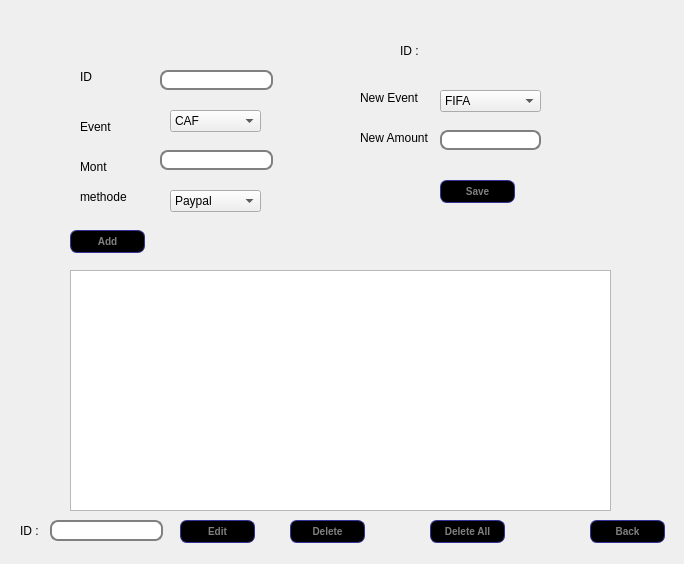
<?xml version="1.0" encoding="UTF-8"?>
<ui version="4.0">
 <class>Dialogdon</class>
 <widget class="QDialog" name="Dialogdon">
  <property name="enabled">
   <bool>true</bool>
  </property>
  <property name="geometry">
   <rect>
    <x>0</x>
    <y>0</y>
    <width>684</width>
    <height>564</height>
   </rect>
  </property>
  <property name="windowTitle">
   <string>Dialog</string>
  </property>
  <property name="styleSheet">
   <string notr="true">QLineEdit{border-radius: 8px; 
border: 2px solid gray;

padding: 0 8px;
background: white; }



QPushButton
{
color: gray;
font-weight: bold;
background-color: black;
border-width: 1px;
border-color: #339;
border-style: solid;
border-radius: 7;
padding: 3px;
font-size: 10px;
padding-left: 5px;
padding-right: 5px;

}
QPushButton:hover { background-color: white;
color:black;
 text-decoration: underline; }</string>
  </property>
  <widget class="QPushButton" name="pushButton">
   <property name="geometry">
    <rect>
     <x>590</x>
     <y>520</y>
     <width>75</width>
     <height>23</height>
    </rect>
   </property>
   <property name="text">
    <string>Back</string>
   </property>
  </widget>
  <widget class="QLabel" name="label">
   <property name="geometry">
    <rect>
     <x>0</x>
     <y>10</y>
     <width>691</width>
     <height>551</height>
    </rect>
   </property>
   <property name="text">
    <string/>
   </property>
  </widget>
  <widget class="QTableView" name="tabdon">
   <property name="geometry">
    <rect>
     <x>70</x>
     <y>270</y>
     <width>541</width>
     <height>241</height>
    </rect>
   </property>
   <property name="styleSheet">
    <string notr="true"/>
   </property>
  </widget>
  <widget class="QLineEdit" name="lineEdit_id">
   <property name="geometry">
    <rect>
     <x>160</x>
     <y>70</y>
     <width>113</width>
     <height>20</height>
    </rect>
   </property>
  </widget>
  <widget class="QLineEdit" name="lineEdit_Montant">
   <property name="geometry">
    <rect>
     <x>160</x>
     <y>150</y>
     <width>113</width>
     <height>20</height>
    </rect>
   </property>
  </widget>
  <widget class="QPushButton" name="pushButton_2">
   <property name="geometry">
    <rect>
     <x>70</x>
     <y>230</y>
     <width>75</width>
     <height>23</height>
    </rect>
   </property>
   <property name="text">
    <string>Add</string>
   </property>
  </widget>
  <widget class="QLabel" name="label_date_time">
   <property name="geometry">
    <rect>
     <x>440</x>
     <y>280</y>
     <width>31</width>
     <height>101</height>
    </rect>
   </property>
   <property name="text">
    <string>&lt;html&gt;&lt;head/&gt;&lt;body&gt;&lt;p&gt;&lt;br/&gt;&lt;/p&gt;&lt;/body&gt;&lt;/html&gt;</string>
   </property>
  </widget>
  <widget class="QLabel" name="label_3">
   <property name="geometry">
    <rect>
     <x>80</x>
     <y>70</y>
     <width>47</width>
     <height>13</height>
    </rect>
   </property>
   <property name="text">
    <string>ID</string>
   </property>
  </widget>
  <widget class="QLabel" name="label_4">
   <property name="geometry">
    <rect>
     <x>80</x>
     <y>120</y>
     <width>47</width>
     <height>13</height>
    </rect>
   </property>
   <property name="text">
    <string>Event</string>
   </property>
  </widget>
  <widget class="QLabel" name="label_5">
   <property name="geometry">
    <rect>
     <x>80</x>
     <y>160</y>
     <width>47</width>
     <height>13</height>
    </rect>
   </property>
   <property name="text">
    <string>Mont</string>
   </property>
  </widget>
  <widget class="QLabel" name="label_6">
   <property name="geometry">
    <rect>
     <x>80</x>
     <y>190</y>
     <width>47</width>
     <height>13</height>
    </rect>
   </property>
   <property name="text">
    <string>methode</string>
   </property>
  </widget>
  <widget class="QPushButton" name="pushButton_3">
   <property name="geometry">
    <rect>
     <x>180</x>
     <y>520</y>
     <width>75</width>
     <height>23</height>
    </rect>
   </property>
   <property name="text">
    <string>Edit</string>
   </property>
  </widget>
  <widget class="QPushButton" name="pushButton_4">
   <property name="geometry">
    <rect>
     <x>290</x>
     <y>520</y>
     <width>75</width>
     <height>23</height>
    </rect>
   </property>
   <property name="text">
    <string>Delete</string>
   </property>
  </widget>
  <widget class="QPushButton" name="pushButton_5">
   <property name="geometry">
    <rect>
     <x>430</x>
     <y>520</y>
     <width>75</width>
     <height>23</height>
    </rect>
   </property>
   <property name="text">
    <string>Delete All</string>
   </property>
  </widget>
  <widget class="QLineEdit" name="id">
   <property name="geometry">
    <rect>
     <x>50</x>
     <y>520</y>
     <width>113</width>
     <height>21</height>
    </rect>
   </property>
  </widget>
  <widget class="QLabel" name="label_2">
   <property name="geometry">
    <rect>
     <x>20</x>
     <y>520</y>
     <width>21</width>
     <height>21</height>
    </rect>
   </property>
   <property name="text">
    <string>ID :</string>
   </property>
  </widget>
  <widget class="QLabel" name="label_7">
   <property name="geometry">
    <rect>
     <x>360</x>
     <y>130</y>
     <width>71</width>
     <height>16</height>
    </rect>
   </property>
   <property name="text">
    <string>New Amount</string>
   </property>
  </widget>
  <widget class="QLabel" name="label_8">
   <property name="geometry">
    <rect>
     <x>360</x>
     <y>90</y>
     <width>61</width>
     <height>16</height>
    </rect>
   </property>
   <property name="text">
    <string>New Event</string>
   </property>
  </widget>
  <widget class="QLineEdit" name="mont">
   <property name="geometry">
    <rect>
     <x>440</x>
     <y>130</y>
     <width>101</width>
     <height>20</height>
    </rect>
   </property>
   <property name="text">
    <string/>
   </property>
  </widget>
  <widget class="QLabel" name="idd">
   <property name="geometry">
    <rect>
     <x>440</x>
     <y>40</y>
     <width>51</width>
     <height>21</height>
    </rect>
   </property>
   <property name="text">
    <string/>
   </property>
  </widget>
  <widget class="QPushButton" name="pushButton_6">
   <property name="geometry">
    <rect>
     <x>440</x>
     <y>180</y>
     <width>75</width>
     <height>23</height>
    </rect>
   </property>
   <property name="text">
    <string>Save</string>
   </property>
  </widget>
  <widget class="QLabel" name="idd_2">
   <property name="geometry">
    <rect>
     <x>400</x>
     <y>40</y>
     <width>51</width>
     <height>21</height>
    </rect>
   </property>
   <property name="text">
    <string>ID :</string>
   </property>
  </widget>
  <widget class="QComboBox" name="combo_Methode">
   <property name="geometry">
    <rect>
     <x>170</x>
     <y>190</y>
     <width>91</width>
     <height>22</height>
    </rect>
   </property>
   <item>
    <property name="text">
     <string>Paypal</string>
    </property>
   </item>
   <item>
    <property name="text">
     <string>E-Dinar</string>
    </property>
   </item>
   <item>
    <property name="text">
     <string>Visa</string>
    </property>
   </item>
  </widget>
  <widget class="QComboBox" name="combo_event">
   <property name="geometry">
    <rect>
     <x>170</x>
     <y>110</y>
     <width>91</width>
     <height>22</height>
    </rect>
   </property>
   <item>
    <property name="text">
     <string>CAF</string>
    </property>
   </item>
   <item>
    <property name="text">
     <string>FIFA</string>
    </property>
   </item>
   <item>
    <property name="text">
     <string>Champions League</string>
    </property>
   </item>
   <item>
    <property name="text">
     <string>La Liga</string>
    </property>
   </item>
  </widget>
  <widget class="QComboBox" name="event">
   <property name="geometry">
    <rect>
     <x>440</x>
     <y>90</y>
     <width>101</width>
     <height>22</height>
    </rect>
   </property>
   <item>
    <property name="text">
     <string>FIFA</string>
    </property>
   </item>
   <item>
    <property name="text">
     <string>Champions League</string>
    </property>
   </item>
   <item>
    <property name="text">
     <string>CAF</string>
    </property>
   </item>
   <item>
    <property name="text">
     <string>La Liga</string>
    </property>
   </item>
  </widget>
  <zorder>label</zorder>
  <zorder>pushButton</zorder>
  <zorder>tabdon</zorder>
  <zorder>lineEdit_id</zorder>
  <zorder>lineEdit_Montant</zorder>
  <zorder>pushButton_2</zorder>
  <zorder>label_date_time</zorder>
  <zorder>label_3</zorder>
  <zorder>label_4</zorder>
  <zorder>label_5</zorder>
  <zorder>label_6</zorder>
  <zorder>pushButton_3</zorder>
  <zorder>pushButton_4</zorder>
  <zorder>pushButton_5</zorder>
  <zorder>id</zorder>
  <zorder>label_2</zorder>
  <zorder>label_7</zorder>
  <zorder>label_8</zorder>
  <zorder>mont</zorder>
  <zorder>idd</zorder>
  <zorder>pushButton_6</zorder>
  <zorder>idd_2</zorder>
  <zorder>combo_Methode</zorder>
  <zorder>combo_event</zorder>
  <zorder>event</zorder>
 </widget>
 <resources/>
 <connections/>
</ui>
